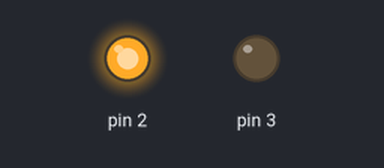
Bench run of a sketch on a simulated Arduino Uno, built with avr-gcc and run on an emulated ATmega328P. On the bench: output pins drawn as LEDs (lit = HIGH).

Above: at 0.1 s.
Timing chart, 0 to 1.6 s (numbered marks = the images above):
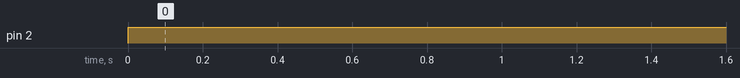

The sketch:

sketch_MOTORON.ino
```cpp
  void setup() {
  // put your setup code here, to run once:
  pinMode(2,OUTPUT);
  pinMode(3,OUTPUT);

}

void loop() {
  // put your main code here, to run repeatedly:
  digitalWrite(2,HIGH);
  digitalWrite(3,LOW);

}
```

Measured:
- by itself, pin 2: LOW → HIGH at 0.00 s
